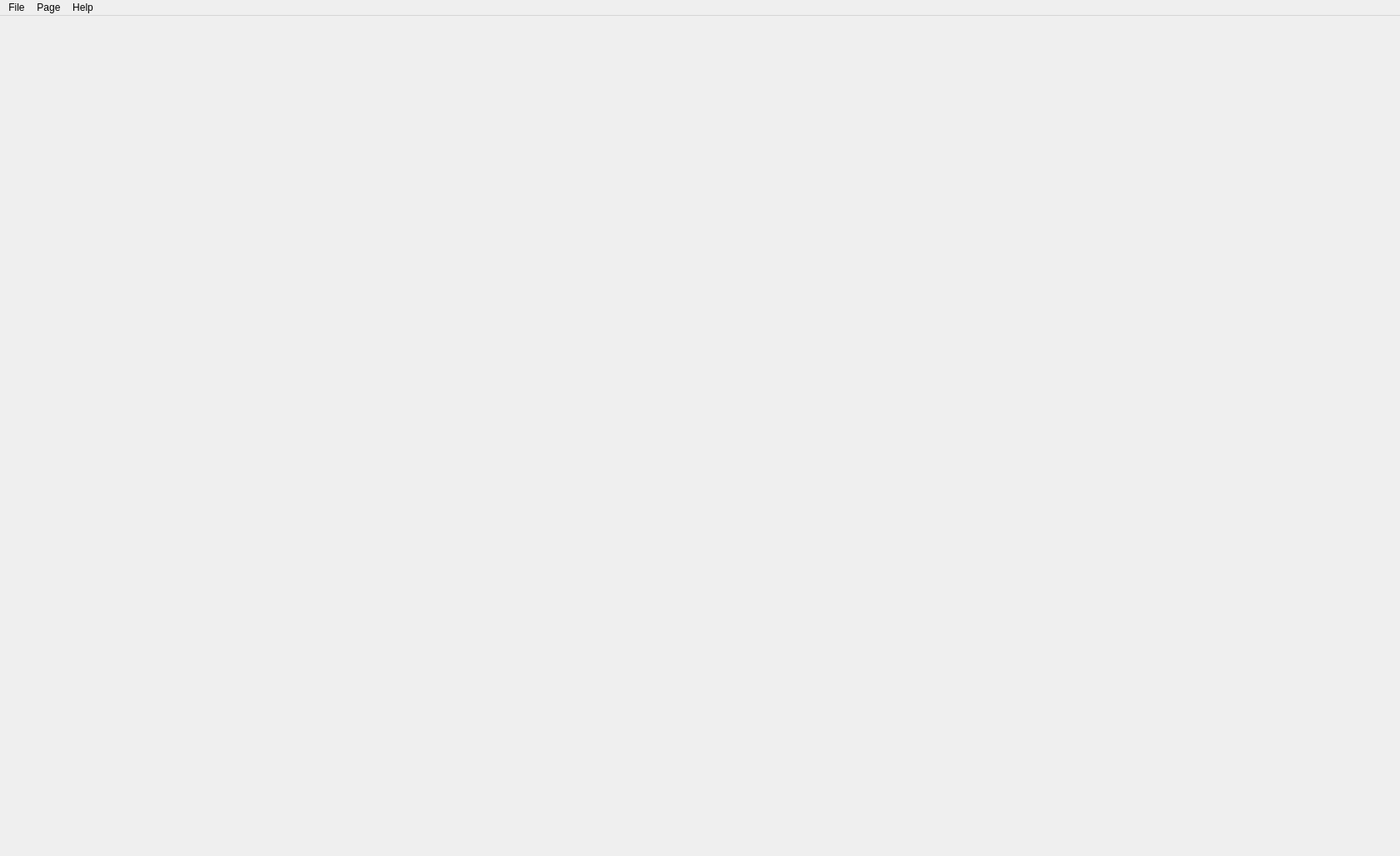
<?xml version="1.0" encoding="UTF-8"?>
<ui version="4.0">
 <author>Melvin Strobl</author>
 <class>MainWindow</class>
 <widget class="QMainWindow" name="MainWindow">
  <property name="geometry">
   <rect>
    <x>0</x>
    <y>0</y>
    <width>1680</width>
    <height>1027</height>
   </rect>
  </property>
  <property name="windowTitle">
   <string>UNote</string>
  </property>
  <property name="toolTipDuration">
   <number>5</number>
  </property>
  <property name="iconSize">
   <size>
    <width>64</width>
    <height>64</height>
   </size>
  </property>
  <widget class="QWidget" name="centralwidget">
   <layout class="QVBoxLayout" name="verticalLayout_6">
    <item>
     <layout class="QGridLayout" name="gridLayout"/>
    </item>
   </layout>
  </widget>
  <widget class="QMenuBar" name="menubar">
   <property name="geometry">
    <rect>
     <x>0</x>
     <y>0</y>
     <width>1680</width>
     <height>23</height>
    </rect>
   </property>
   <widget class="QMenu" name="menuFile">
    <property name="title">
     <string>File</string>
    </property>
    <addaction name="actionLoad_PDF"/>
    <addaction name="actionSave_PDF"/>
    <addaction name="actionSave_PDF_as"/>
    <addaction name="separator"/>
    <addaction name="actionPreferences"/>
    <addaction name="separator"/>
    <addaction name="actionExit"/>
   </widget>
   <widget class="QMenu" name="menuPage">
    <property name="title">
     <string>Page</string>
    </property>
    <widget class="QMenu" name="menuPageMove">
     <property name="title">
      <string>Move Active</string>
     </property>
     <addaction name="actionPageMoveUp"/>
     <addaction name="actionPageMoveDown"/>
     <addaction name="actionPageMoveTo_Page"/>
    </widget>
    <addaction name="actionPageInsertHere"/>
    <addaction name="actionPageDeleteActive"/>
    <addaction name="menuPageMove"/>
   </widget>
   <widget class="QMenu" name="menuHelp">
    <property name="title">
     <string>Help</string>
    </property>
    <addaction name="actionHelpAbout"/>
   </widget>
   <addaction name="menuFile"/>
   <addaction name="menuPage"/>
   <addaction name="menuHelp"/>
  </widget>
  <action name="actionExit">
   <property name="checkable">
    <bool>false</bool>
   </property>
   <property name="text">
    <string>Exit</string>
   </property>
   <property name="shortcut">
    <string>Ctrl+Q</string>
   </property>
  </action>
  <action name="actionPreferences">
   <property name="text">
    <string>Preferences</string>
   </property>
   <property name="shortcut">
    <string>Ctrl+P</string>
   </property>
  </action>
  <action name="actionLoad_PDF">
   <property name="text">
    <string>Load PDF</string>
   </property>
   <property name="shortcut">
    <string>Ctrl+O</string>
   </property>
  </action>
  <action name="actionText_Mode">
   <property name="checkable">
    <bool>true</bool>
   </property>
   <property name="text">
    <string>Text Mode</string>
   </property>
   <property name="shortcut">
    <string>Ctrl+T</string>
   </property>
  </action>
  <action name="actionHighlight_Mode">
   <property name="checkable">
    <bool>true</bool>
   </property>
   <property name="text">
    <string>Highlight Mode</string>
   </property>
   <property name="shortcut">
    <string>Ctrl+H</string>
   </property>
  </action>
  <action name="actionSave_PDF">
   <property name="text">
    <string>Save PDF</string>
   </property>
   <property name="shortcut">
    <string>Ctrl+S</string>
   </property>
  </action>
  <action name="actionPageInsertHere">
   <property name="text">
    <string>Insert Here</string>
   </property>
  </action>
  <action name="actionExtract">
   <property name="text">
    <string>Extract</string>
   </property>
  </action>
  <action name="actionPageDeleteActive">
   <property name="text">
    <string>Delete Active</string>
   </property>
  </action>
  <action name="actionPageMoveUp">
   <property name="text">
    <string>Up</string>
   </property>
  </action>
  <action name="actionPageMoveDown">
   <property name="text">
    <string>Down</string>
   </property>
  </action>
  <action name="actionPageMoveTo_Page">
   <property name="text">
    <string>To Page</string>
   </property>
  </action>
  <action name="actionHelpAbout">
   <property name="text">
    <string>About</string>
   </property>
  </action>
  <action name="actionSave_PDF_as">
   <property name="text">
    <string>Save PDF as</string>
   </property>
   <property name="shortcut">
    <string>Ctrl+Alt+S</string>
   </property>
  </action>
 </widget>
 <resources/>
 <connections/>
</ui>
